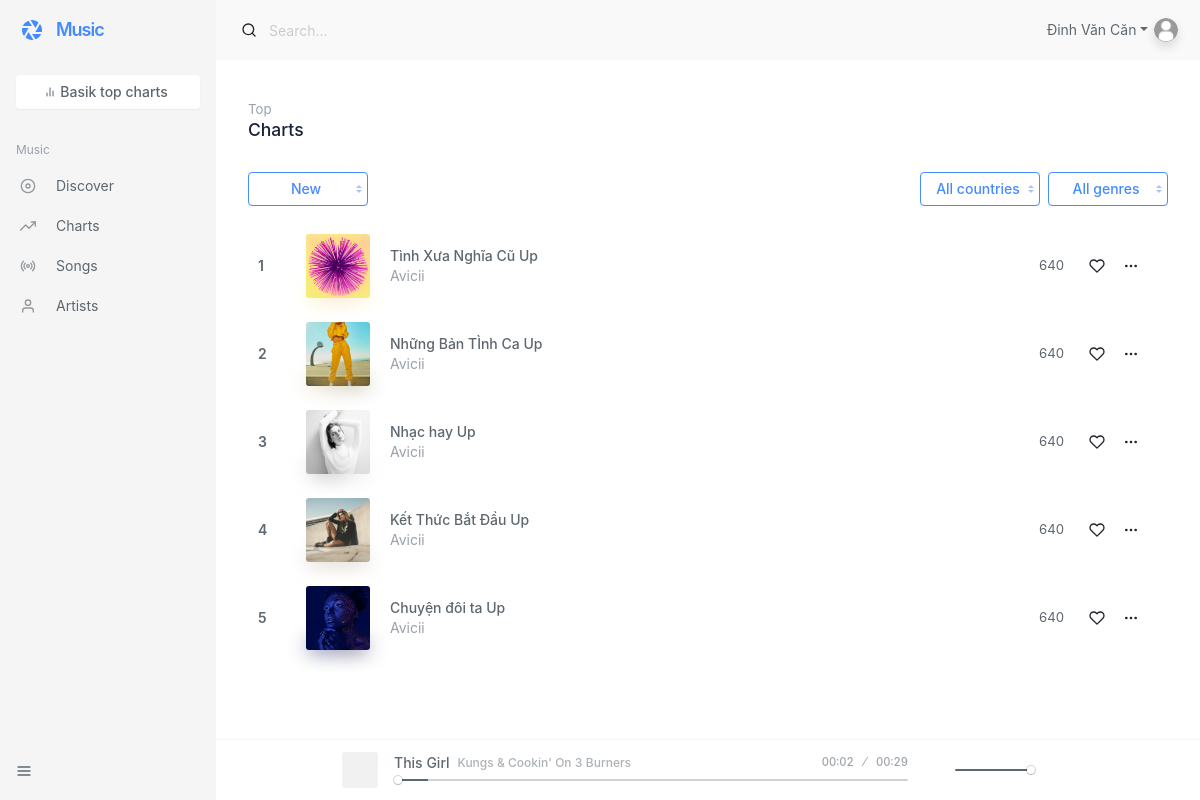
/?controller=home&action=chart (signed in), run on the app's committed database.
### tables this page shows
CREATE TABLE `songs` (
  `id` int UNSIGNED NOT NULL,
  `name` varchar(100) NOT NULL,
  `price` int UNSIGNED DEFAULT NULL,
  `file_url` varchar(255) NOT NULL,
  `album_id` int UNSIGNED DEFAULT NULL,
  `singer_id` int UNSIGNED DEFAULT NULL,
  `genre_id` int UNSIGNED DEFAULT NULL,
  `image` varchar(200) DEFAULT NULL
);

### Controller/HomeController.php (called while the page is built, shortened)
<?php
$dir = str_replace('Controller', '', __DIR__);
require_once $dir . "Model/Song.php";
class HomeController
{
    private $song;
    public function __construct()
    {
        $this->song = new Song();
    }
    public function chart()
    {
        $songs = $this->song->getNewSong(18);
        View::redirect('client/charts', compact('songs'));
    }
}

### index.php (called while the page is built, shortened)
<?php
if (isset($_GET['admin']) && $_GET['admin'] == '1') {
    $nameController =  $_GET['controller'] ?? 'Login';
    $nameController = $nameController . "Controller";
    $method = $_GET['action'] ?? 'index';
    require_once "Controller/admin/$nameController.php";
} else {
    $method = $_GET['action'] ?? 'index';
}
$action = new $nameController();
$action->$method();

### Model/DB.php (called while the page is built, shortened)
<?php
class DB {
    private $serverName = 'localhost';
    private $database = 'music';
    private $user = 'root';
    private $password = '';
    protected $options = [
        PDO::ATTR_ERRMODE => PDO::ERRMODE_EXCEPTION,
        PDO::ATTR_DEFAULT_FETCH_MODE => PDO::FETCH_ASSOC,
        PDO::ATTR_EMULATE_PREPARES => false,
        PDO::ATTR_TIMEOUT => 5,
    ];
    public function __construct()
    {
        try {
            $this->connect = new PDO("mysql:host=$this->serverName;dbname=$this->database", $this->user, $this->password, $this->options);
        } catch (\Throwable $th) {
            $this->connect = null;
            die ("Could not connect to the database $this->database :" . $th->getMessage());
        }
    }
}

### Model/Song.php (called while the page is built, shortened)
<?php
class Song extends Model
{
    public function getNewSong($number)
    {
        $sql = "SELECT
        s.id,
        s.name,
        s.image,
        s.price,
        s.file_url,
        a.name as name_album,
        sg.name as name_singer,
        g.name as name_genre
        FROM songs s
        INNER JOIN albums a ON s.album_id = a.id
        INNER JOIN singers sg ON s.singer_id = sg.id
        INNER JOIN genres g ON s.genre_id = g.id
        ORDER BY s.id DESC
        LIMIT 0, $number";
        $result = $this->connect->query($sql);
        return $result->fetchAll(PDO::FETCH_ASSOC);
    }
}

### View/client/charts.php (the view, shortened to what this page needs)
<!DOCTYPE html>
<html lang="en">
<head>
    <?php require_once "common/head.php" ?>
</head>
<body class="layout-row">
    <?php
    require_once "common/nav.php";
    ?>
    <div id="main" class="layout-column flex bg-white">
        <?php
        require_once "common/header.php";
        ?>
        <div id="content" class="flex">
            <div class="page-container">
                <div class="padding sr" id="list" data-page="50">
                    <div class="heading py-2 d-flex">
                        <div>
                            <div class="text-muted text-sm sr-item" data-sr-id="67" style="visibility: visible; transform: none; opacity: 1; transition: none 0s ease 0s;">Top
                            </div>
                            <h5 class="text-highlight sr-item" data-sr-id="68" style="visibility: visible; transform: none; opacity: 1; transition: none 0s ease 0s;">
                                Charts</h5>
                        </div>
                        <span class="flex"></span>
                    </div>
                    <div class="pos-rlt z-index-1">
                        <div class="d-flex py-2 sr-item" data-sr-id="69" style="visibility: visible; transform: none; opacity: 1; transition: none 0s ease 0s;">
                            <div class="dropdown my-2">
                                <button class="btn btn-outline-primary sorting w-sm w-auto-xs text-align-auto" data-toggle="dropdown"><span>New</span></button>
                            </div>
                            <div class="flex"></div>
                            <div class="dropdown my-2 mx-2">
                                <button class="btn btn-outline-primary sorting w-sm w-auto-xs text-align-auto" data-toggle="dropdown"><span>All countries</span></button>
                            </div>
                            <div class="dropdown my-2">
                                <button class="btn btn-outline-primary sorting w-sm w-auto-xs text-align-auto" data-toggle="dropdown"><span>All genres</span></button>
                            </div>
                        </div>
                    </div>
                    <div class="row list list-row list-index">
                        <?php foreach ($songs as $song) : ?>
                            <div class="col-12" data-id="90835896" data-category="Electronic" data-tag="all" data-source="">
                                <div class="list-item r" data-sr-id="70" style="visibility: visible; transform: none; opacity: 1; transition: none 0s ease 0s;">
                                    <div class="media"><a href="music.detail.html#90835896" class="ajax media-content" style="background-image:url(<?php echo  'uploads/' . $song['image'] ?>)" data-pjax-state=""></a>
                                    </div>
                                    <div class="list-content text-center">
                                        <div class="list-body"><a href="music.detail.html#90835896" class="list-title title ajax h-1x" data-pjax-state=""><?php echo $song['name'] ?>
                                                Up </a><a href="music.artist.html#90835896" class="list-subtitle d-block text-muted subtitle ajax h-1x" data-pjax-state="">Avicii</a></div>
                                    </div>
                                    <div class="list-action show-row">
                                        <div class="d-flex align-items-center">
                                            <div class="px-3 text-sm d-none d-md-block num">640</div>
                                            <button class="btn btn-icon no-bg no-shadow" data-toggle-class="">
                                            </button>
                                            <button class="btn btn-icon no-bg no-shadow btn-more" data-toggle="dropdown">
                                            </button>
                                        </div>
                                    </div>
                                </div>
                            </div>
                        <?php endforeach; ?>
                    </div>
                </div>
            </div>
        </div>
        <?php
    require_once "common/footer.php";
    ?>
</div>
</body>
</html>

### template/client/assets/css/style.css (style rules this page uses)
:root { --primary-color: #ec1f55; --text-color: #333; }
* { padding: 0; margin: 0; box-sizing: inherit; }
body { background-color: #f5f5f5; }
html { box-sizing: border-box; font-family: "Poppins", sans-serif; }

### data on the page
songs: image (picture), name "Tình Xưa Nghĩa Cũ"
songs: image (picture), name "Những Bản TÌnh Ca"
songs: image (picture), name "Nhạc hay"
songs: image (picture), name "Kết Thức Bắt Đầu"
songs: image (picture), name "Chuyện đôi ta"

### other printed values
$_SESSION['client']['name'] "Đinh Văn Căn"
